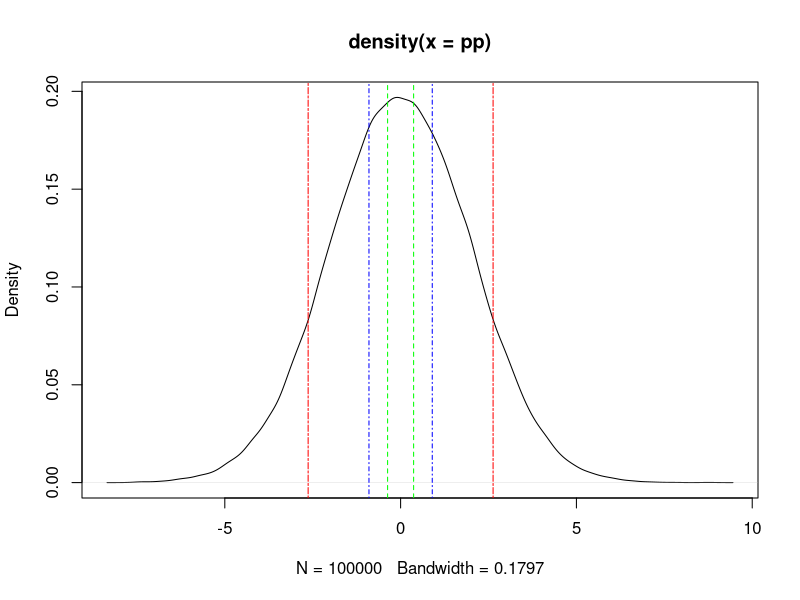

This chart was generated by the following R code:
es <- function(mean = 0, sd = 1){
  conversion_factor <- sqrt(3)/pi 
  small <- .2 / conversion_factor 
  medium <- .5 / conversion_factor
  large <- 1.45 / conversion_factor
  no_effect <- round(diff(pnorm(c(-small, small), mean, sd)), 2)
  small_e <- round(diff(pnorm(c(-medium, medium), mean, sd)) - diff(pnorm(c(-small, small), mean, sd)), 2) 
  medium_e <- round(diff(pnorm(c(-large, large), mean, sd)) - diff(pnorm(c(-medium, medium), mean, sd)), 2) 
  large_e <- 1- round(diff(pnorm(c(-large, large), mean, sd)), 2)  
  print(paste0("No Effect: ", no_effect, " | Small Effect: ", small_e, " | Medium Effect: ", medium_e, " | Large Effect: ", large_e))
} 

es(mean = 0, sd = 1)
es(mean = 0, sd = 2)

es(mean = 1, sd = 2)
es(mean = 1, sd = 1)

pp <- rnorm(1e5, 0, 2)
plot(density(pp))
abline(v = c(-.37, .37), lty = 2, col= "green")
abline(v = c(-.9, .9), lty = 4, col = "blue")
abline(v = c(-2.63, 2.63), lty = 6, col = "red")
